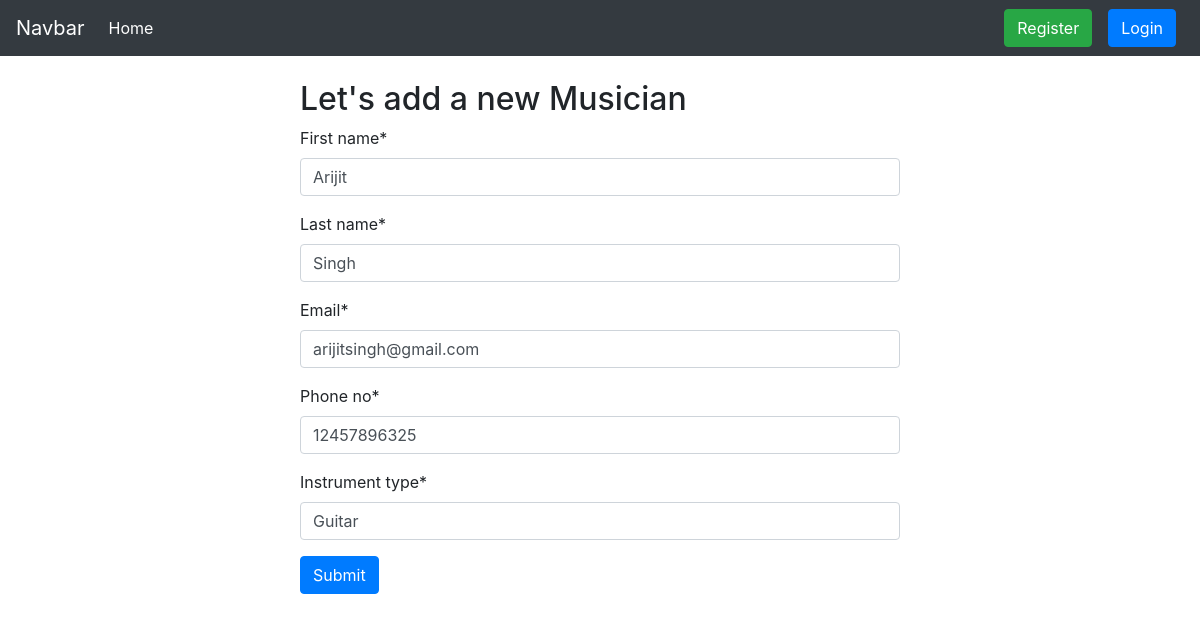
The page /musician/edit/5 on the database as committed earlier.
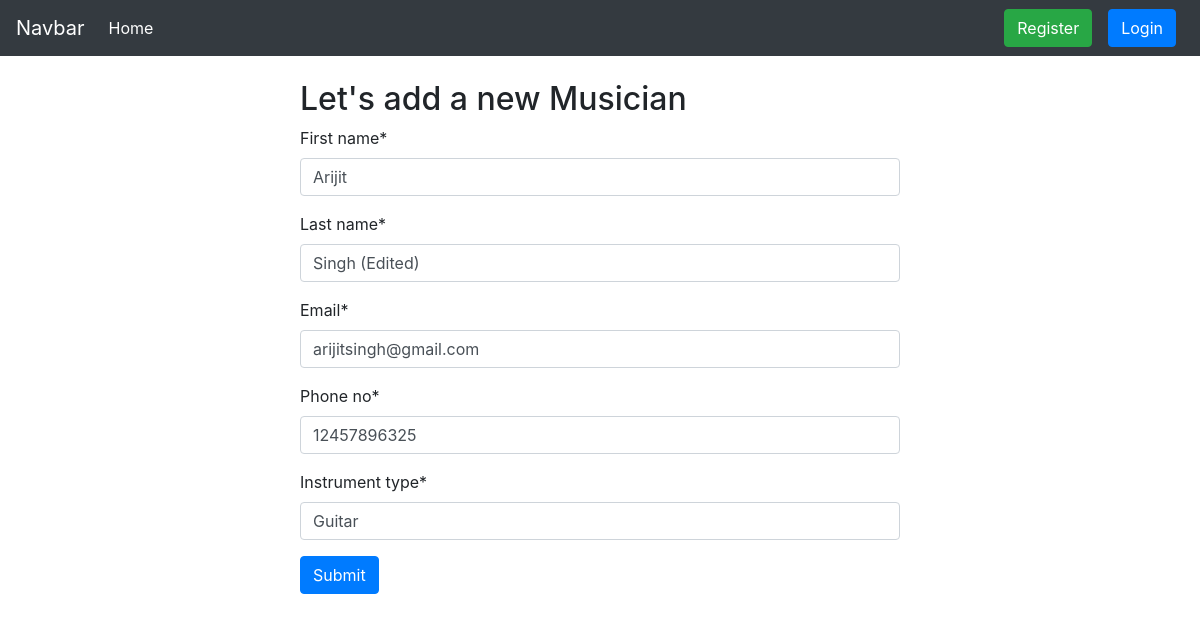
The same page on the database as committed later.
### musician/models.py (models this page shows, shortened)
class Musician(models.Model):
    first_name = models.CharField(max_length=30)
    last_name = models.CharField(max_length=30)
    email = models.EmailField()
    phone_no = models.CharField(max_length=11)
    instrument_type = models.CharField(max_length=30)

### musician/views.py (the view)
# urls.py: path('edit/<int:id>', views.EditMusicianData.as_view() , name='edit_musician'),
class EditMusicianData(UpdateView):
    model = Musician
    form_class = forms.MusicianForm
    template_name = 'add_musician.html'
    pk_url_kwarg = 'id'
    success_url = reverse_lazy('homepage')

### musician/forms.py
class MusicianForm(forms.ModelForm):
    class Meta:
        model = Musician
        fields = '__all__'

### musician/templates/add_musician.html (shortened to what this page needs)
{% extends 'base.html' %}
{% load crispy_forms_tags %}
{% block body %}
<form method="post" style="width: 50%; margin: auto;" class="mt-4">
    <h2>Let's add a new Musician</h2>
    {{form | crispy}}
    <button type="submit" class="btn btn-primary">Submit</button>
</form>
{% endblock %}

Rows that differ between the two databases and show on the page:
changed Musician "Arijit": last_name "Singh" → "Singh (Edited)"
